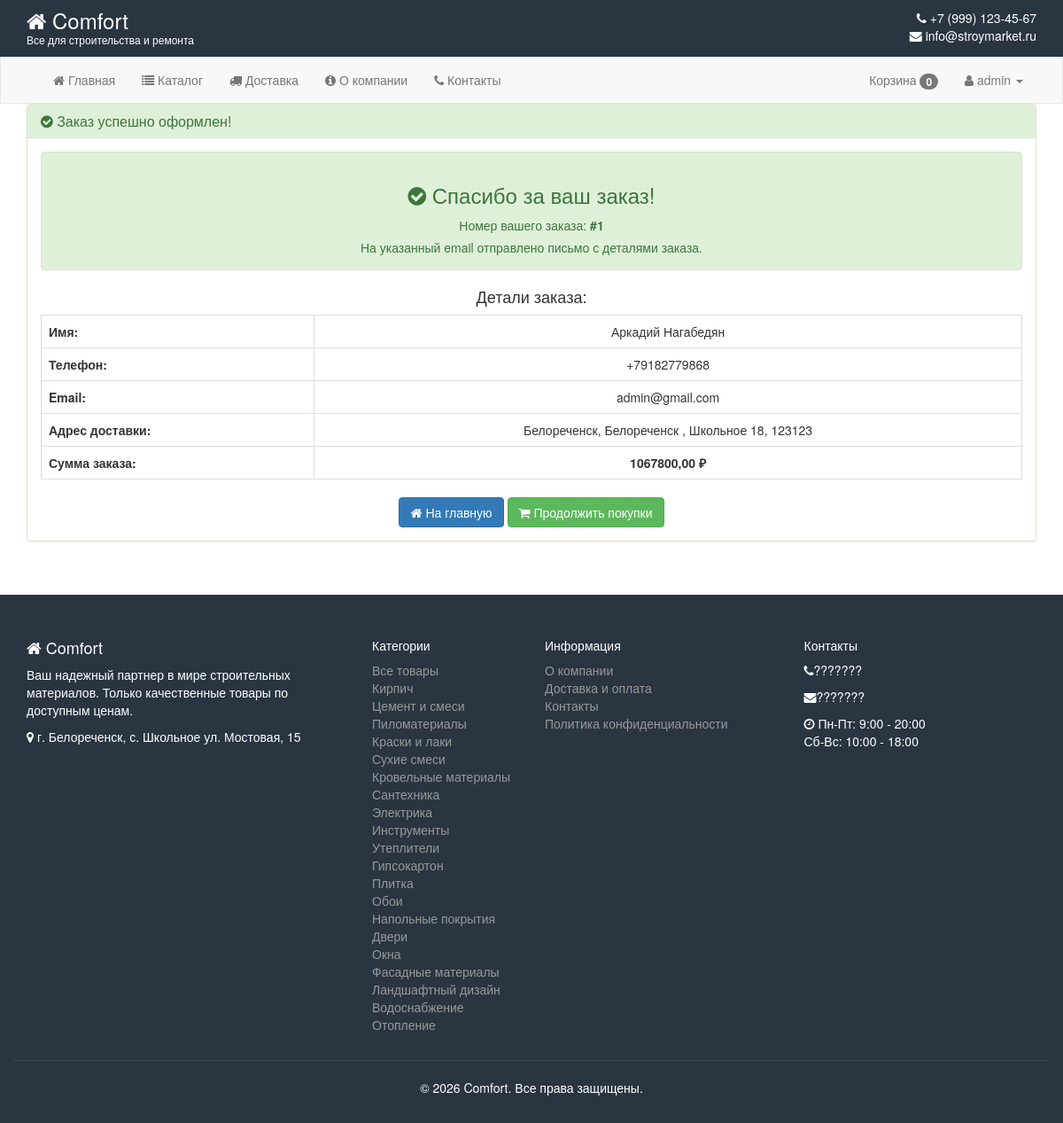
Screenshot of /order/success/1/ (signed in) with the database file from the repository.
### shop/models.py (models this page shows, shortened)
class Order(models.Model):
    STATUS_CHOICES = (
        ('new', 'Новый'),
        ('processing', 'В обработке'),
        ('shipped', 'Отправлен'),
        ('delivered', 'Доставлен'),
        ('cancelled', 'Отменён'),
    )
    user = models.ForeignKey(User, on_delete=models.SET_NULL, null=True, blank=True)
    first_name = models.CharField(max_length=100)
    last_name = models.CharField(max_length=100)
    phone = models.CharField(max_length=20)
    email = models.EmailField()
    address = models.TextField()
    city = models.CharField(max_length=100)
    postal_code = models.CharField(max_length=20)
    comment = models.TextField(blank=True)
    total_price = models.DecimalField(max_digits=10, decimal_places=2)
    status = models.CharField(max_length=20, choices=STATUS_CHOICES, default='new')
    created_at = models.DateTimeField(auto_now_add=True)
    updated_at = models.DateTimeField(auto_now=True)
    class Meta:
        ordering = ['-created_at']

class Category(models.Model):
    name = models.CharField('Название', max_length=100)
    slug = models.SlugField(unique=True)
    class Meta:
        verbose_name = 'Категория'
        verbose_name_plural = 'Категории'

### shop/views.py (the view)
# urls.py: path('order/success/<int:order_id>/', views.order_success, name='order_success'),
@login_required
def order_success(request, order_id):
    order = get_object_or_404(Order, id=order_id, user=request.user)
    context = {'order': order}
    context.update(get_common_context(request))
    return render(request, 'shop/order_success.html', context)

### shop/models.py (called while the page is built)
    def get_total_items(self):
        return sum(item.quantity for item in self.items.all())

### shop/views.py (called while the page is built)
def get_cart(request):
    if request.user.is_authenticated:
        cart, created = Cart.objects.get_or_create(user=request.user)
    else:
        return None
    return cart

def get_common_context(request):
    cart = get_cart(request)
    categories = Category.objects.all()
    cart_count = 0
    if cart:
        cart_count = cart.get_total_items()
    return {
        'cart_count': cart_count,
        'categories': categories,
    }

### templates/shop/order_success.html (shortened to what this page needs)
{% extends 'shop/base.html' %}
{% load static %}
{% block content %}
<div class="container">
    <div class="row">
        <div class="col-md-12">
            <div class="panel panel-success">
                <div class="panel-heading">
                    <h3 class="panel-title"><i class="fa fa-check-circle"></i> Заказ успешно оформлен!</h3>
                </div>
                <div class="panel-body text-center">
                    <div class="alert alert-success">
                        <h3><i class="fa fa-check-circle"></i> Спасибо за ваш заказ!</h3>
                        <p>Номер вашего заказа: <strong>#{{ order.id }}</strong></p>
                        <p>На указанный email отправлено письмо с деталями заказа.</p>
                    </div>
                    <h4>Детали заказа:</h4>
                    <table class="table table-bordered">
                        <tr>
                            <th>Имя:</th>
                            <td>{{ order.first_name }} {{ order.last_name }}</td>
                        </tr>
                        <tr>
                            <th>Телефон:</th>
                            <td>{{ order.phone }}</td>
                        </tr>
                        <tr>
                            <th>Email:</th>
                            <td>{{ order.email }}</td>
                        </tr>
                        <tr>
                            <th>Адрес доставки:</th>
                            <td>{{ order.city }}, {{ order.address }}, {{ order.postal_code }}</td>
                        </tr>
                        <tr>
                            <th>Сумма заказа:</th>
                            <td><strong>{{ order.total_price }} ₽</strong></td>
                        </tr>
                    </table>
                    <a href="{% url 'index' %}" class="btn btn-primary">
                        <i class="fa fa-home"></i> На главную
                    </a>
                    <a href="{% url 'catalog' %}" class="btn btn-success">
                        <i class="fa fa-shopping-cart"></i> Продолжить покупки
                    </a>
                </div>
            </div>
        </div>
    </div>
</div>
{% endblock %}

### templates/shop/base.html (shortened to what this page needs)
{% load static %}
<!DOCTYPE html>
<html lang="ru">
<head>
    <link href="https://maxcdn.bootstrapcdn.com/bootstrap/3.3.7/css/bootstrap.min.css" rel="stylesheet">
    <link href="https://maxcdn.bootstrapcdn.com/font-awesome/4.3.0/css/font-awesome.min.css" rel="stylesheet">
    <link href="{% static 'css/style.css' %}" rel="stylesheet">
</head>
<body>
    <header>
        <div class="top-header" style="background: #2A3542; color: white; padding: 10px 0;">
            <div class="container">
                <div class="row">
                    <div class="col-md-6">
                        <div class="logo">
                            <h2 style="margin: 0; font-size: 24px;">
                                <a href="{% url 'index' %}" style="color: white; text-decoration: none;">
                                    <i class="fa fa-home"></i> Comfort
                                </a>
                            </h2>
                            <p style="margin: 0; font-size: 12px;">Все для строительства и ремонта</p>
                        </div>
                    </div>
                    <div class="col-md-6 text-right">
                        <div class="header-contacts">
                            <p style="margin: 0;">
                                <i class="fa fa-phone"></i> +7 (999) 123-45-67<br>
                                <i class="fa fa-envelope"></i> info@stroymarket.ru
                            </p>
                        </div>
                    </div>
                </div>
            </div>
        </div>
        <nav class="navbar navbar-default" style="margin-bottom: 0; border-radius: 0;">
            <div class="container">
                <div class="collapse navbar-collapse" id="main-menu">
                    <ul class="nav navbar-nav">
                        <li class="{% if request.resolver_match.url_name == 'index' %}active{% endif %}">
                            <a href="{% url 'index' %}"><i class="fa fa-home"></i> Главная</a>
                        </li>
                        <li class="{% if request.resolver_match.url_name == 'catalog' %}active{% endif %}">
                            <a href="{% url 'catalog' %}"><i class="fa fa-list"></i> Каталог</a>
                        </li>
                        <li class="{% if request.resolver_match.url_name == 'delivery' %}active{% endif %}">
                            <a href="{% url 'delivery' %}"><i class="fa fa-truck"></i> Доставка</a>
                        </li>
                        <li class="{% if request.resolver_match.url_name == 'about' %}active{% endif %}">
                            <a href="{% url 'about' %}"><i class="fa fa-info-circle"></i> О компании</a>
                        </li>
                        <li class="{% if request.resolver_match.url_name == 'contacts' %}active{% endif %}">
                            <a href="{% url 'contacts' %}"><i class="fa fa-phone"></i> Контакты</a>
                        </li>
                    </ul>
                    <ul class="nav navbar-nav navbar-right">
                        {% if user.is_authenticated %}
                        <li class="nav-item">
                            <a class="nav-link" href="{% url 'cart' %}">
                                <i class="fas fa-shopping-cart"></i> Корзина
                                <span id="cart-count" class="badge bg-danger">{{ cart_count|default:0 }}</span>
                            </a>
                        </li>
                        {% endif %}
                        {% if user.is_authenticated %}
                        <li class="dropdown">
                            <a href="#" class="dropdown-toggle" data-toggle="dropdown">
                                <i class="fa fa-user"></i> {{ user.username }} <span class="caret"></span>
                            </a>
                        </li>
                        {% else %}
                        <li><a href="{% url 'login' %}"><i class="fa fa-sign-in"></i> Вход</a></li>
                        <li><a href="{% url 'register' %}"><i class="fa fa-user-plus"></i> Регистрация</a></li>
                        {% endif %}
                    </ul>
                </div>
            </div>
        </nav>
    </header>
    <main>
        {% block content %}
        {% endblock %}
    </main>
    <footer style="background: #2A3542; color: #fff; padding: 40px 0 20px; margin-top: 40px;">
        <div class="container">
            <div class="row">
                <div class="col-md-4">
                    <h4><i class="fa fa-home"></i> Comfort</h4>
                    <p>Ваш надежный партнер в мире строительных материалов. Только качественные товары по доступным ценам.</p>
                    <p><i class="fa fa-map-marker"></i> г. Белореченск, с. Школьное ул. Мостовая, 15</p>
                </div>
                <div class="col-md-2">
                    <h5>Категории</h5>
                    <ul class="list-unstyled">
                        <li><a href="{% url 'catalog' %}" style="color: #999;">Все товары</a></li>
                        {% for category in categories %}
                        <li><a href="{% url 'catalog' %}?category={{ category.slug }}" style="color: #999;">{{ category.name }}</a></li>
                        {% endfor %}
                    </ul>
                </div>
                <div class="col-md-3">
                    <h5>Информация</h5>
                    <ul class="list-unstyled">
                        <li><a href="{% url 'about' %}" style="color: #999;">О компании</a></li>
                        <li><a href="{% url 'delivery' %}" style="color: #999;">Доставка и оплата</a></li>
                        <li><a href="{% url 'contacts' %}" style="color: #999;">Контакты</a></li>
                        <li><a href="#" style="color: #999;">Политика конфиденциальности</a></li>
                    </ul>
                </div>
                <div class="col-md-3">
                    <h5>Контакты</h5>
                    <p><i class="fa fa-phone"></i>???????</p>
                    <p><i class="fa fa-envelope"></i>???????</p>
                    <p><i class="fa fa-clock-o"></i> Пн-Пт: 9:00 - 20:00<br>Сб-Вс: 10:00 - 18:00</p>
                </div>
            </div>
            <div class="row">
                <div class="col-md-12 text-center" style="border-top: 1px solid #3a4752; padding-top: 20px; margin-top: 20px;">
                    <p>&copy; 2026 Comfort. Все права защищены.</p>
                </div>
            </div>
        </div>
    </footer>
</body>
</html>

### rows the page displays
Order: id "1", first_name "Аркадий", last_name "Нагабедян", phone "+79182779868", email "admin@gmail.com", city "Белореченск", address "Белореченск , Школьное 18", postal_code "123123", total_price "1067800,00"
Category: name "Кирпич"
Category: name "Цемент и смеси"
Category: name "Пиломатериалы"
Category: name "Краски и лаки"
Category: name "Сухие смеси"
Category: name "Кровельные материалы"
Category: name "Сантехника"
Category: name "Электрика"
Category: name "Инструменты"
Category: name "Утеплители"
Category: name "Гипсокартон"
Category: name "Плитка"
Category: name "Обои"
Category: name "Напольные покрытия"
Category: name "Двери"
Category: name "Окна"
Category: name "Фасадные материалы"
Category: name "Ландшафтный дизайн"
Category: name "Водоснабжение"
Category: name "Отопление"

### other values shown
{{ cart_count|default:0 }} "0"
{{ user.username }} "admin"
